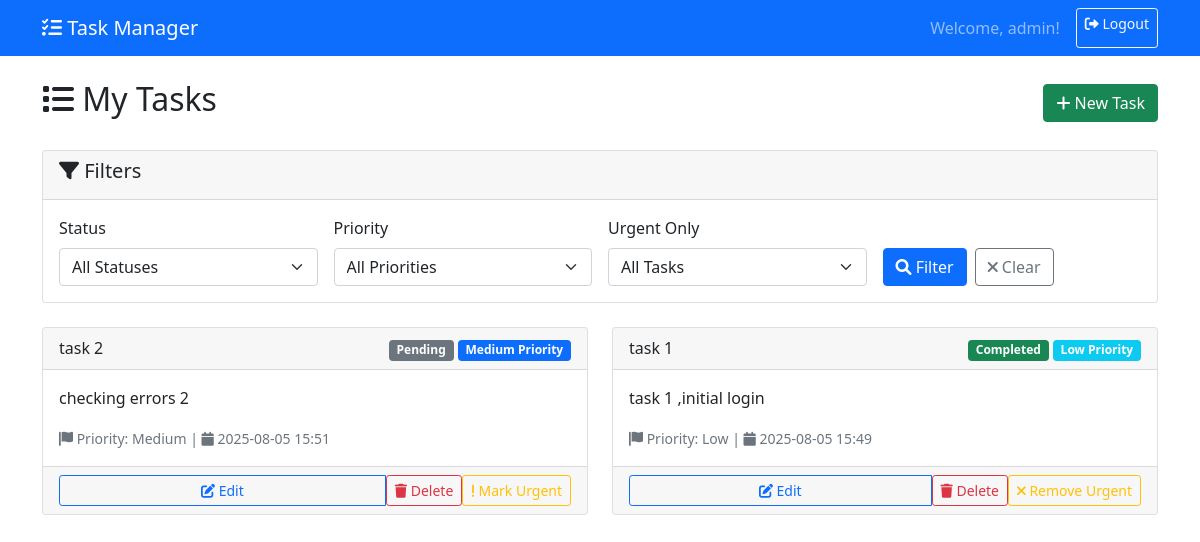
Screenshot of /tasks/ (signed in) with the database file from the repository.
### tables this page shows
CREATE TABLE tasks
                 (id INTEGER PRIMARY KEY AUTOINCREMENT,
                  title TEXT NOT NULL,
                  description TEXT,
                  status TEXT NOT NULL DEFAULT 'pending',
                  priority TEXT NOT NULL DEFAULT 'medium',
                  is_urgent BOOLEAN NOT NULL DEFAULT 0,
                  created_at TIMESTAMP DEFAULT CURRENT_TIMESTAMP,
                  updated_at TIMESTAMP DEFAULT CURRENT_TIMESTAMP,
                  user_id INTEGER,
                  FOREIGN KEY (user_id) REFERENCES users (id));

### routes/tasks.py (the view)
@tasks_bp.route('/')
@login_required
def list_tasks():
    status_filter = request.args.get('status', '')
    priority_filter = request.args.get('priority', '')
    urgent_filter = request.args.get('urgent', '')
    page = int(request.args.get('page', 1))
    per_page = current_app.config['ITEMS_PER_PAGE']
    tasks, total_pages, total_count = Task.find_by_user(
        user_id=session['user_id'],
        status_filter=status_filter,
        priority_filter=priority_filter,
        urgent_filter=urgent_filter,
        page=page,
        per_page=per_page
    )
    return render_template('tasks.html',
                         tasks=tasks,
                         current_page=page,
                         total_pages=total_pages,
                         total_count=total_count,
                         status_filter=status_filter,
                         priority_filter=priority_filter,
                         urgent_filter=urgent_filter,
                         status_choices=Task.get_status_choices(),
                         priority_choices=Task.get_priority_choices())

### database.py (called while the page is built)
def get_db_connection():
    conn = sqlite3.connect(current_app.config['DATABASE_PATH'])
    conn.row_factory = sqlite3.Row
    return conn

def execute_query(query, params=None, fetch_one=False, fetch_all=False):
    conn = get_db_connection()
    try:
        if params:
            result = conn.execute(query, params)
        else:
            result = conn.execute(query)
        if fetch_one:
            return result.fetchone()
        elif fetch_all:
            return result.fetchall()
        else:
            conn.commit()
            return result.lastrowid
    finally:
        conn.close()

### models/task.py (called while the page is built)
    @staticmethod
    def _from_db_row(row):
        return Task(
            id=row['id'],
            title=row['title'],
            description=row['description'],
            status=row['status'],
            priority=row['priority'],
            is_urgent=bool(row['is_urgent']),
            created_at=row['created_at'],
            updated_at=row['updated_at'],
            user_id=row['user_id']
        )

    @staticmethod
    def get_status_choices():
        return ['pending', 'in_progress', 'completed']

    @staticmethod
    def get_priority_choices():
        return ['low', 'medium', 'high']

### utils/helpers.py (called while the page is built)
def get_status_badge_class(status):
    status_classes = {
        'pending': 'bg-secondary',
        'in_progress': 'bg-warning',
        'completed': 'bg-success'
    }
    return status_classes.get(status, 'bg-secondary')

def get_priority_badge_class(priority):
    priority_classes = {
        'low': 'bg-info',
        'medium': 'bg-primary',
        'high': 'bg-danger'
    }
    return priority_classes.get(priority, 'bg-primary')

### templates/tasks.html (shortened to what this page needs)
{% extends "base.html" %}
{% block content %}
<div class="d-flex justify-content-between align-items-center mb-4">
    <h2><i class="fas fa-list"></i> My Tasks</h2>
    <a href="{{ url_for('tasks.create_task') }}" class="btn btn-success">
        <i class="fas fa-plus"></i> New Task
    </a>
</div>
<div class="card mb-4">
    <div class="card-header">
        <h5><i class="fas fa-filter"></i> Filters</h5>
    </div>
    <div class="card-body">
        <form method="GET" class="row g-3">
            <div class="col-md-3">
                <label for="status" class="form-label">Status</label>
                <select class="form-select" id="status" name="status">
                    <option value="">All Statuses</option>
                </select>
            </div>
            <div class="col-md-3">
                <label for="priority" class="form-label">Priority</label>
                <select class="form-select" id="priority" name="priority">
                    <option value="">All Priorities</option>
                </select>
            </div>
            <div class="col-md-3">
                <label for="urgent" class="form-label">Urgent Only</label>
                <select class="form-select" id="urgent" name="urgent">
                    <option value="">All Tasks</option>
                </select>
            </div>
            <div class="col-md-3 d-flex align-items-end">
                <button type="submit" class="btn btn-primary me-2">
                    <i class="fas fa-search"></i> Filter
                </button>
                <a href="{{ url_for('tasks.list_tasks') }}" class="btn btn-outline-secondary">
                    <i class="fas fa-times"></i> Clear
                </a>
            </div>
        </form>
    </div>
</div>
{% if tasks %}
    <div class="row">
        {% for task in tasks %}
        <div class="col-md-6 mb-3">
            <div class="card h-100">
                <div class="card-header d-flex justify-content-between align-items-center">
                    <h6 class="mb-0">{{ task.title }}</h6>
                    <div>
                        {% from 'macros.html' import render_status_badge, render_priority_badge %}
                        {{ render_status_badge(task.status) }}
                        {{ render_priority_badge(task.priority) }}
                    </div>
                </div>
                <div class="card-body">
                    <p class="card-text">{{ task.description or 'No description' }}</p>
                    <small class="text-muted">
                        <i class="fas fa-flag"></i> Priority: {{ task.priority.title() }} |
                        <i class="fas fa-calendar"></i> {{ task.created_at[:16] }}
                    </small>
                </div>
                <div class="card-footer">
                    <div class="btn-group w-100" role="group">
                        <a href="{{ url_for('tasks.edit_task', task_id=task.id) }}" class="btn btn-outline-primary btn-sm">
                            <i class="fas fa-edit"></i> Edit
                        </a>
                        <form method="POST" action="{{ url_for('tasks.delete_task', task_id=task.id) }}" class="d-inline"
                              onsubmit="return confirm('Are you sure you want to delete this task?')">
                            <button type="submit" class="btn btn-outline-danger btn-sm">
                                <i class="fas fa-trash"></i> Delete
                            </button>
                        </form>
                        <form method="POST" action="{{ url_for('tasks.toggle_urgent', task_id=task.id) }}" class="d-inline">
                            <button type="submit" class="btn btn-outline-warning btn-sm">
                                <i class="fas fa-{{ 'exclamation' if not task.is_urgent else 'times' }}"></i>
                                {{ 'Mark Urgent' if not task.is_urgent else 'Remove Urgent' }}
                            </button>
                        </form>
                    </div>
                </div>
            </div>
        </div>
        {% endfor %}
    </div>
{% endif %}
{% endblock %}

### templates/base.html (shortened to what this page needs)
<!DOCTYPE html>
<html lang="en">
<head>
    <link href="https://cdn.jsdelivr.net/npm/bootstrap@5.1.3/dist/css/bootstrap.min.css" rel="stylesheet">
    <link href="https://cdnjs.cloudflare.com/ajax/libs/font-awesome/6.0.0/css/all.min.css" rel="stylesheet">
</head>
<body>
    <nav class="navbar navbar-expand-lg navbar-dark bg-primary">
        <div class="container">
            <a class="navbar-brand" href="{{ url_for('tasks.list_tasks') }}">
                <i class="fas fa-tasks"></i> Task Manager
            </a>
            {% if session.user_id %}
            <div class="navbar-nav ms-auto">
                <span class="navbar-text me-3">Welcome, {{ session.username }}!</span>
                <a class="btn btn-outline-light btn-sm" href="{{ url_for('auth.logout') }}">
                    <i class="fas fa-sign-out-alt"></i> Logout
                </a>
            </div>
            {% endif %}
        </div>
    </nav>
    <div class="container mt-4">
        {% block content %}{% endblock %}
    </div>
</body>
</html>

### templates/macros.html
{% macro render_status_badge(status) %}
    <span class="badge {{ get_status_badge_class(status) }}">
        {{ status.replace('_', ' ').title() }}
    </span>
{% endmacro %}
{% macro render_priority_badge(priority) %}
    <span class="badge {{ get_priority_badge_class(priority) }}">
        {{ priority.title() }} Priority
    </span>
{% endmacro %}

### rows the page displays
tasks: title "task 2", replace "Pending", title "Medium", description "checking errors 2", priority "Medium", created_at "2025-08-05 15:51", is_urgent "Mark Urgent"
tasks: title "task 1", replace "Completed", title "Low", description "task 1 ,initial login", priority "Low", created_at "2025-08-05 15:49", is_urgent "Remove Urgent"

### other values shown
{{ session.username }} "admin"
